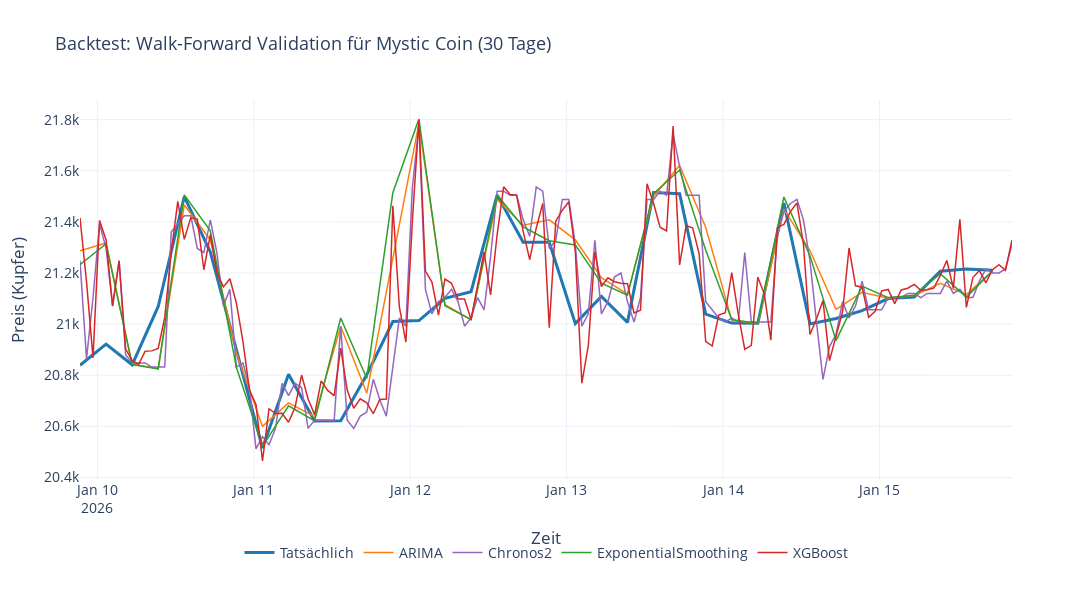

The notebook cell saved with this chart:
### Code cell
# Backtest Plot erstellen (Styling wie in forecast_app.py)
fig_backtest = go.Figure()

# Tatsächlicher Preisverlauf (blau, dicker als Forecast-Linien)
if actual_rows:
    fig_backtest.add_trace(go.Scatter(
        x=df_actual["timestamp"],
        y=df_actual["actual"],
        mode="lines",
        name="Tatsächlich",
        line=dict(color=ACTUAL_COLOR, width=3),
    ))

# Prognosen der einzelnen Modelle (durchgezogen wie in forecast_app.py)
for model_name in df_hist["model"].unique():
    df_model = df_hist[df_hist["model"] == model_name]
    fig_backtest.add_trace(go.Scatter(
        x=df_model["timestamp"],
        y=df_model["forecast"],
        mode="lines",
        name=model_name,
        line=dict(color=MODEL_COLORS.get(model_name, "#7f7f7f"), width=1.5),
    ))

fig_backtest.update_layout(
    title="Backtest: Walk-Forward Validation für Mystic Coin (30 Tage)",
    xaxis_title="Zeit",
    yaxis_title="Preis (Kupfer)",
    template="plotly_white",
    legend=dict(orientation="h", yanchor="top", y=-0.15, xanchor="center", x=0.5),
    font=dict(size=14),
    title_font_size=18,
    width=1200,
    height=600,
    margin=dict(b=120),
)

fig_backtest.show()

### Figure 1 — Plotly figure (JSON) as saved in the notebook; plotly's stock layout.template omitted (floating-point values rounded to 4 significant figures; data arrays with more than 128 entries replaced by an {"elided": "..."} marker saying what was removed)
{"data": [{"line": {"color": "#1f77b4", "width": 3}, "mode": "lines", "name": "Tatsächlich", "type": "scatter", "x": ["2026-01-09T21:20:00", "2026-01-10T01:20:00", "2026-01-10T05:20:00", "2026-01-10T09:20:00", "2026-01-10T13:20:00", "2026-01-10T17:20:00", "2026-01-10T21:20:00", "2026-01-11T01:20:00", "2026-01-11T05:20:00", "2026-01-11T09:20:00", "2026-01-11T13:20:00", "2026-01-11T17:20:00", "2026-01-11T21:20:00", "2026-01-12T01:20:00", "2026-01-12T05:20:00", "2026-01-12T09:20:00", "2026-01-12T13:20:00", "2026-01-12T17:20:00", "2026-01-12T21:20:00", "2026-01-13T01:20:00", "2026-01-13T05:20:00", "2026-01-13T09:20:00", "2026-01-13T13:20:00", "2026-01-13T17:20:00", "2026-01-13T21:20:00", "2026-01-14T01:20:00", "2026-01-14T05:20:00", "2026-01-14T09:20:00", "2026-01-14T13:20:00", "2026-01-14T17:20:00", "2026-01-14T21:20:00", "2026-01-15T01:20:00", "2026-01-15T05:20:00", "2026-01-15T09:20:00", "2026-01-15T13:20:00", "2026-01-15T17:20:00"], "y": [20840.0, 20920.0, 20840.0, 21070.0, 21500.0, 21280.0, 20900.0, 20520.0, 20800.0, 20620.0, 20620.0, 20800.0, 21010.0, 21010.0, 21100.0, 21130.0, 21500.0, 21320.0, 21320.0, 21000.0, 21110.0, 21010.0, 21520.0, 21510.0, 21040.0, 21000.0, 21000.0, 21470.0, 21000.0, 21020.0, 21050.0, 21100.0, 21110.0, 21210.0, 21220.0, 21210.0]}, {"line": {"color": "#ff7f0e", "width": 1.5}, "mode": "lines", "name": "ARIMA", "type": "scatter", "x": ["2026-01-09T21:20:00", "2026-01-10T01:20:00", "2026-01-10T05:20:00", "2026-01-10T09:20:00", "2026-01-10T13:20:00", "2026-01-10T17:20:00", "2026-01-10T21:20:00", "2026-01-11T01:20:00", "2026-01-11T05:20:00", "2026-01-11T09:20:00", "2026-01-11T13:20:00", "2026-01-11T17:20:00", "2026-01-11T21:20:00", "2026-01-12T01:20:00", "2026-01-12T05:20:00", "2026-01-12T09:20:00", "2026-01-12T13:20:00", "2026-01-12T17:20:00", "2026-01-12T21:20:00", "2026-01-13T01:20:00", "2026-01-13T05:20:00", "2026-01-13T09:20:00", "2026-01-13T13:20:00", "2026-01-13T17:20:00", "2026-01-13T21:20:00", "2026-01-14T01:20:00", "2026-01-14T05:20:00", "2026-01-14T09:20:00", "2026-01-14T13:20:00", "2026-01-14T17:20:00", "2026-01-14T21:20:00", "2026-01-15T01:20:00", "2026-01-15T05:20:00", "2026-01-15T09:20:00", "2026-01-15T13:20:00", "2026-01-15T17:20:00"], "y": [21290.0, 21320.0, 20840.0, 20830.0, 21470.0, 21330.0, 20890.0, 20600.0, 20690.0, 20640.0, 20990.0, 20730.0, 21260.0, 21780.0, 21080.0, 21020.0, 21490.0, 21390.0, 21410.0, 21330.0, 21180.0, 21120.0, 21500.0, 21620.0, 21380.0, 21020.0, 21000.0, 21450.0, 21290.0, 21060.0, 21120.0, 21100.0, 21110.0, 21160.0, 21120.0, 21210.0]}, {"line": {"color": "#9467bd", "width": 1.5}, "mode": "lines", "name": "Chronos2", "type": "scatter", "x": {"elided": "144 str values"}, "y": {"elided": "144 float values"}}, {"line": {"color": "#2ca02c", "width": 1.5}, "mode": "lines", "name": "ExponentialSmoothing", "type": "scatter", "x": ["2026-01-09T21:20:00", "2026-01-10T01:20:00", "2026-01-10T05:20:00", "2026-01-10T09:20:00", "2026-01-10T13:20:00", "2026-01-10T17:20:00", "2026-01-10T21:20:00", "2026-01-11T01:20:00", "2026-01-11T05:20:00", "2026-01-11T09:20:00", "2026-01-11T13:20:00", "2026-01-11T17:20:00", "2026-01-11T21:20:00", "2026-01-12T01:20:00", "2026-01-12T05:20:00", "2026-01-12T09:20:00", "2026-01-12T13:20:00", "2026-01-12T17:20:00", "2026-01-12T21:20:00", "2026-01-13T01:20:00", "2026-01-13T05:20:00", "2026-01-13T09:20:00", "2026-01-13T13:20:00", "2026-01-13T17:20:00", "2026-01-13T21:20:00", "2026-01-14T01:20:00", "2026-01-14T05:20:00", "2026-01-14T09:20:00", "2026-01-14T13:20:00", "2026-01-14T17:20:00", "2026-01-14T21:20:00", "2026-01-15T01:20:00", "2026-01-15T05:20:00", "2026-01-15T09:20:00", "2026-01-15T13:20:00", "2026-01-15T17:20:00"], "y": [21230.0, 21310.0, 20840.0, 20820.0, 21510.0, 21370.0, 20830.0, 20520.0, 20680.0, 20620.0, 21020.0, 20790.0, 21510.0, 21800.0, 21070.0, 21020.0, 21500.0, 21380.0, 21330.0, 21310.0, 21160.0, 21110.0, 21510.0, 21600.0, 21290.0, 21020.0, 21000.0, 21500.0, 21270.0, 20940.0, 21150.0, 21100.0, 21110.0, 21200.0, 21110.0, 21210.0]}, {"line": {"color": "#d62728", "width": 1.5}, "mode": "lines", "name": "XGBoost", "type": "scatter", "x": {"elided": "144 str values"}, "y": {"elided": "144 float values"}}], "layout": {"font": {"size": 14}, "height": 600, "legend": {"orientation": "h", "x": 0.5, "xanchor": "center", "y": -0.15, "yanchor": "top"}, "margin": {"b": 120}, "title": {"font": {"size": 18}, "text": "Backtest: Walk-Forward Validation für Mystic Coin (30 Tage)"}, "width": 1200, "xaxis": {"title": {"text": "Zeit"}}, "yaxis": {"title": {"text": "Preis (Kupfer)"}}}}
